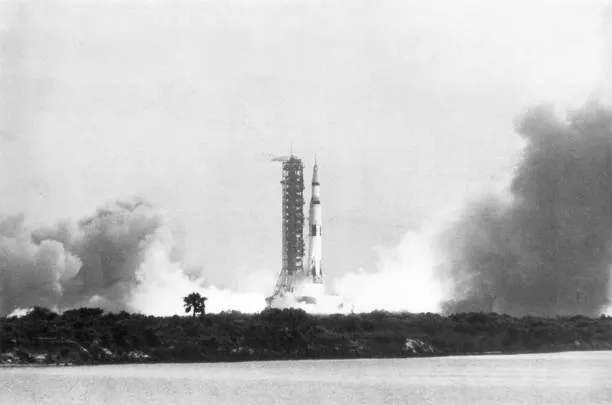
#> input picture 03_Image_Annotation/apollo_saturn_v_rocket.jpg, 612 x 405 px
$ jupyter execute main.ipynb
#> lines starting #> are read from the running program, lines starting #| are printed output that depends on the picture; after the words box and inside, x2 and y2 are one past the last pixel; in counts of white or black regions, pixels touching at a corner belong together
[cell 1]
import cv2
import matplotlib.pyplot as plt

[cell 2]
img = cv2.imread("apollo_saturn_v_rocket.jpg", cv2.IMREAD_UNCHANGED)
#> img is the input picture: shape (405, 612, 3); mean B, G, R 189.3, 189.3, 189.3
# img = cv2.cvtColor(img, cv2.COLOR_BGR2RGB)
plt.imshow(img)

[cell 3]
img_line = img.copy()

cv2.line(img_line, (200, 100), (400, 100), (255, 255, 0), thickness=5, lineType=cv2.LINE_AA)
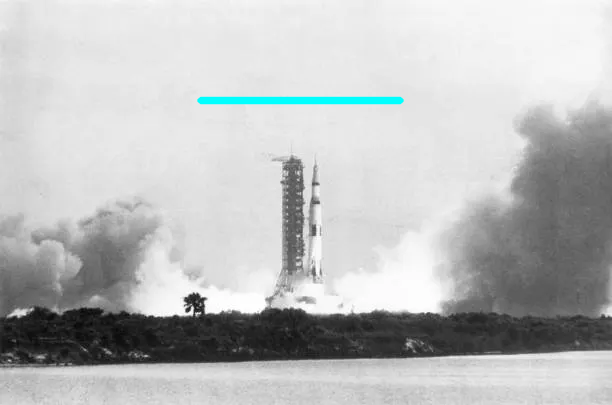
#> img_line: shape (405, 612, 3); 0.75% of pixels changed, all inside (x1, y1, x2, y2) = (197, 96, 405, 105)
plt.imshow(img_line)

[cell 4]
img_circle = img.copy()

cv2.circle(img_circle, (200, 300), 50, (255, 0, 0), thickness=3, lineType=cv2.LINE_AA)
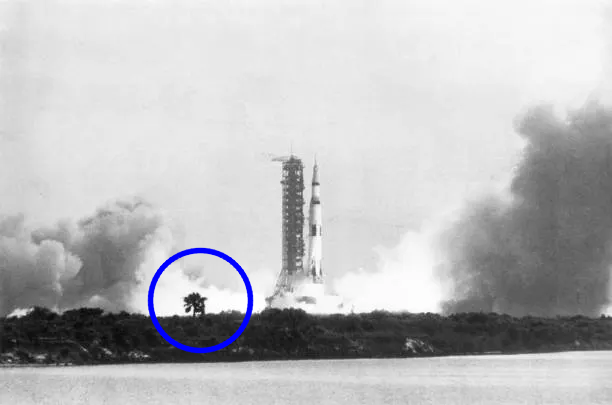
#> img_circle: shape (405, 612, 3); 0.86% of pixels changed, all inside (x1, y1, x2, y2) = (147, 247, 254, 354)

plt.imshow(img_circle)

[cell 5]
img_rectangle = img.copy()

cv2.rectangle(img_rectangle, (250, 300), (350, 150), (0, 0, 255), thickness=3, lineType=cv2.LINE_8)
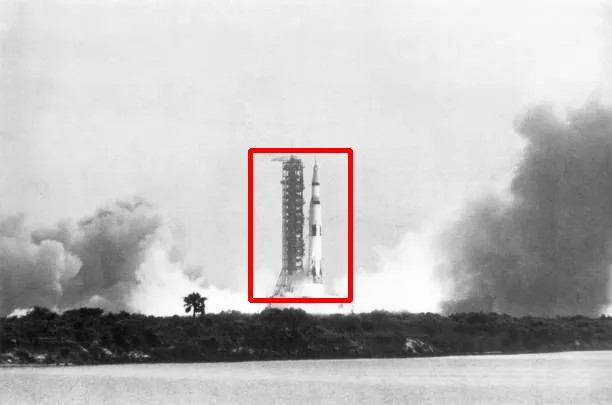
#> img_rectangle: shape (405, 612, 3); 1% of pixels changed, all inside (x1, y1, x2, y2) = (248, 148, 353, 303)

plt.imshow(img_rectangle)

[cell 6]
img_txt = img.copy()
text = "Apollo 11 Saturn V Launch, July 16, 1969"
fontScale = 1.5
fontFace = cv2.FONT_HERSHEY_PLAIN
fontColor = (0, 0, 0)
fontThickness = 2

cv2.putText(img_txt, text, (50, 400), fontFace, fontScale, fontColor, fontThickness, cv2.LINE_AA);
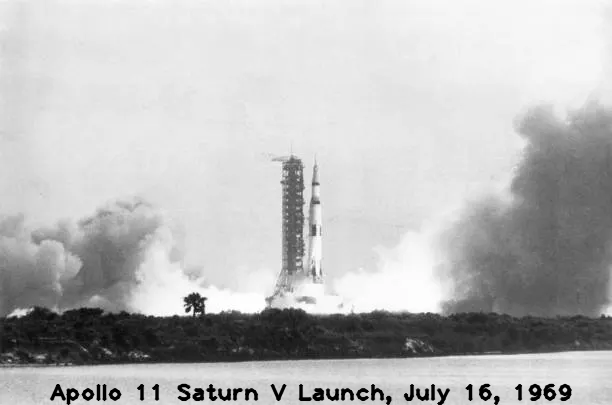
#> img_txt: shape (405, 612, 3); 1.78% of pixels changed, all inside (x1, y1, x2, y2) = (49, 383, 572, 405)

img_txt = cv2.cvtColor(img_txt, cv2.COLOR_BGR2RGB)
plt.imshow(img_txt)
